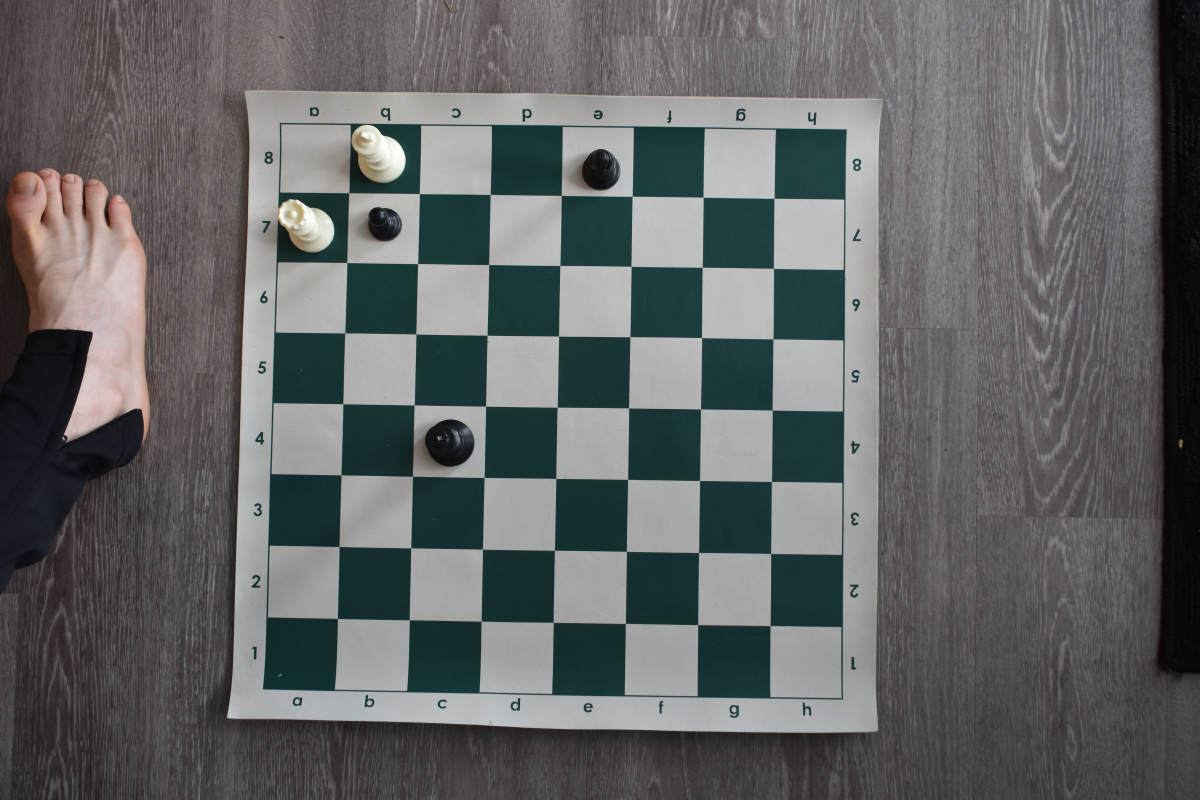
#> input picture Real life data/1K2b3-Qp6-8-8-2k5-8-8-8.JPG, 6000 x 4000 px (shown at 1/5 size)
$ python -i preprocessing_utils.py   (imports and definitions only)   (older library calls are emulated)
#> lines starting #> are read from the running program, lines starting #| are printed output that depends on the picture; after the words box and inside, x2 and y2 are one past the last pixel; in counts of white or black regions, pixels touching at a corner belong together

# This utility file is a modified version of the following code:
# https://github.com/Elucidation/ChessboardDetect/blob/master/FindChessboards.py

#
# Imports
#
import PIL.Image
import cv2
import numpy as np
import matplotlib.pyplot as plt
from matplotlib.pyplot import imshow
# [1 line not run here, left out]
plt.rcParams['image.cmap'] = 'jet'  # Default colormap is jet

#
# Helpers
#


# Saddles


def getSaddle(gray_img):
    # https://en.wikipedia.org/wiki/Sobel_operator
    img = gray_img.astype(np.float64)
    gx = cv2.Sobel(img, cv2.CV_64F, 1, 0)
    gy = cv2.Sobel(img, cv2.CV_64F, 0, 1)
    gxx = cv2.Sobel(gx, cv2.CV_64F, 1, 0)
    gyy = cv2.Sobel(gy, cv2.CV_64F, 0, 1)
    gxy = cv2.Sobel(gx, cv2.CV_64F, 0, 1)

    S = gxx*gyy - gxy**2
    return S


def nonmax_sup(img, win=10):
    w, h = img.shape
#     img = cv2.blur(img, ksize=(5,5))
    img_sup = np.zeros_like(img, dtype=np.float64)
    for i, j in np.argwhere(img):
        # Get neigborhood
        ta = max(0, i-win)
        tb = min(w, i+win+1)
        tc = max(0, j-win)
        td = min(h, j+win+1)
        cell = img[ta:tb, tc:td]
        val = img[i, j]
        if np.sum(cell.max() == cell) > 1:
            print(cell.argmax())
        if cell.max() == val:
            img_sup[i, j] = val
    return img_sup


def pruneSaddle(s):
    thresh = 128
    score = (s > 0).sum()
    while (score > 10000):
        thresh = thresh*2
        s[s < thresh] = 0
        score = (s > 0).sum()


# [10 lines left out: function getMinSaddleDist, not called in this run]


# Contours


def simplifyContours(contours):
    for i in range(len(contours)):
        # Approximate contour and update in place
        # https://en.wikipedia.org/wiki/Ramer%E2%80%93Douglas%E2%80%93Peucker_algorithm
        contours[i] = cv2.approxPolyDP(
            contours[i], 0.04*cv2.arcLength(contours[i], True), True)


def is_square(cnt, eps=3.0, xratio_thresh=0.5):
    # 4x2 array, rows are each point, columns are x and y
    center = cnt.sum(axis=0)/4

    # Side lengths of rectangular contour
    dd0 = np.sqrt(((cnt[0, :] - cnt[1, :])**2).sum())
    dd1 = np.sqrt(((cnt[1, :] - cnt[2, :])**2).sum())
    dd2 = np.sqrt(((cnt[2, :] - cnt[3, :])**2).sum())
    dd3 = np.sqrt(((cnt[3, :] - cnt[0, :])**2).sum())

    # diagonal ratio
    xa = np.sqrt(((cnt[0, :] - cnt[2, :])**2).sum())
    xb = np.sqrt(((cnt[1, :] - cnt[3, :])**2).sum())
    xratio = xa/xb if xa < xb else xb/xa

    # Check whether all points part of convex hull
    # ie. not this http://i.stack.imgur.com/I6yJY.png
    # all corner angles, angles are less than 180 deg, so not necessarily internal angles
    ta = getAngle(dd3, dd0, xb)
    tb = getAngle(dd0, dd1, xa)
    tc = getAngle(dd1, dd2, xb)
    td = getAngle(dd2, dd3, xa)
    angle_sum = np.round(ta+tb+tc+td)

    is_convex = np.abs(angle_sum - 360) < 5

    angles = np.array([ta, tb, tc, td])
    good_angles = np.all((angles > 40) & (angles < 140))

    # side ratios
    dda = dd0 / dd1
    if dda < 1:
        dda = 1. / dda
    ddb = dd1 / dd2
    if ddb < 1:
        ddb = 1. / ddb
    ddc = dd2 / dd3
    if ddc < 1:
        ddc = 1. / ddc
    ddd = dd3 / dd0
    if ddd < 1:
        ddd = 1. / ddd
    side_ratios = np.array([dda, ddb, ddc, ddd])
    good_side_ratios = np.all(side_ratios < eps)

    # Return whether side ratios within certain ratio < epsilon
    return (
        # abs(1.0 - dda) < eps and
        # abs(1.0 - ddb) < eps and
        # xratio > xratio_thresh and
        # good_side_ratios and
        # is_convex and
        good_angles)


def getAngle(a, b, c):
    # Get angle given 3 side lengths, in degrees
    k = (a*a+b*b-c*c) / (2*a*b)
    # Handle floating point errors
    if (k < -1):
        k = -1
    elif k > 1:
        k = 1
    return np.arccos(k) * 180.0 / np.pi


# [4 lines left out: function getContourVals, not called in this run]


def pruneContours(contours, hierarchy, saddle):
    new_contours = []
    new_hierarchies = []
    for i in range(len(contours)):
        cnt = contours[i]
        h = hierarchy[i]

        # Must be child
        if h[2] != -1:
            continue

        # Only rectangular contours allowed
        if len(cnt) != 4:
            continue

        # Only contours that fill an area of at least 8x8 pixels
        if cv2.contourArea(cnt) < 8*8:
            continue

        if not is_square(cnt):
            continue

        # TODO : Remove those where internal luma variance is greater than threshold

        cnt = updateCorners(cnt, saddle)
        # If not all saddle corners
        if len(cnt) != 4:
            continue

        new_contours.append(cnt)
        new_hierarchies.append(h)
    new_contours = np.array(new_contours)
    new_hierarchy = np.array(new_hierarchies)
    if len(new_contours) == 0:
        return new_contours, new_hierarchy

    # Prune contours below median area
    areas = [cv2.contourArea(c) for c in new_contours]
    mask = [areas >= np.median(areas)*0.25] and [areas <= np.median(areas)*2.0]
    new_contours = new_contours[mask]
    new_hierarchy = new_hierarchy[mask]
    return np.array(new_contours), np.array(new_hierarchy)


def getContours(img, edges, iters=10):
    # Morphological Gradient to get internal squares of canny edges.
    kernel = cv2.getStructuringElement(cv2.MORPH_ELLIPSE, (3, 3))

    # https://docs.opencv.org/3.0-beta/doc/py_tutorials/py_imgproc/py_morphological_ops/py_morphological_ops.html
    # MORPH_GRADIENT means The result will look like the outline of the object.
    edges_gradient = cv2.morphologyEx(edges, cv2.MORPH_GRADIENT, kernel)

    # https://docs.opencv.org/3.1.0/d4/d73/tutorial_py_contours_begin.html
    contours, hierarchy = cv2.findContours(
        edges_gradient, cv2.RETR_CCOMP, cv2.CHAIN_APPROX_SIMPLE)

    contours = list(contours)

    simplifyContours(contours)

    return np.array(contours,  dtype=object), hierarchy[0]


# Corners


def updateCorners(contour, saddle):
    ws = 4  # half window size (+1)
    new_contour = contour.copy()
    for i in range(len(contour)):
        cc, rr = contour[i, 0, :]
        rl = max(0, rr-ws)
        cl = max(0, cc-ws)
        window = saddle[rl:min(saddle.shape[0], rr+ws+1),
                        cl:min(saddle.shape[1], cc+ws+1)]
        br, bc = np.unravel_index(window.argmax(), window.shape)
        s_score = window[br, bc]
        br -= min(ws, rl)
        bc -= min(ws, cl)
        if s_score > 0:
            new_contour[i, 0, :] = cc+bc, rr+br
        else:
            return []
    return new_contour


# Grid


# [103 lines left out: functions getIdentityGrid, getChessGrid, findGoodPoints, getInitChessGrid, makeChessGrid, generateNewBestFit and 2 more, not called in this run]


# Image processing


def loadImage(filepath, resolution=1000.0):
    img_orig = PIL.Image.open(filepath)

    img_width, img_height = img_orig.size

    # Resize
    aspect_ratio = min(resolution/img_width, resolution/img_height)
    new_width, new_height = (
        (np.array(img_orig.size) * aspect_ratio)).astype(int)
    img = img_orig.resize((new_width, new_height), resample=PIL.Image.BILINEAR)

    img_grey = img.convert('L')  # grayscale
    img_grey = np.array(img_grey)

    img_color = img.convert('RGB')  # color
    img_color = np.array(img_color)

    return img_grey, img_color


def findChessboard(img, min_pts_needed=15, max_pts_needed=25):
    blur_img = cv2.blur(img, (3, 3))  # Blur the image
    saddle = getSaddle(blur_img)  # Get the saddle points
    saddle = -saddle  # Invert the saddle points
    saddle[saddle < 0] = 0  # Remove negative values
    pruneSaddle(saddle)  # Prune the saddle points
    s2 = nonmax_sup(saddle)  # Non-maximum suppression
    s2[s2 < 100000] = 0  # Remove small values
    spts = np.argwhere(s2)  # Get the saddle points

    edges = cv2.Canny(img, 20, 250)  # Get the edges (Canny edge detection)
    contours_all, hierarchy = getContours(img, edges)  # Get the contours
    contours, hierarchy = pruneContours(
        contours_all, hierarchy, saddle)  # Prune the contours

    curr_num_good = 0  # Current number of good points
    curr_grid_next = None
    curr_grid_good = None
    curr_M = None

    for cnt_i in range(len(contours)):
        cnt = contours[cnt_i].squeeze()
        grid_curr, ideal_grid, M = getInitChessGrid(cnt)

        for grid_i in range(7):
            grid_curr, ideal_grid, _ = makeChessGrid(M, N=(grid_i+1))
            grid_next, grid_good = findGoodPoints(grid_curr, spts)
            num_good = np.sum(grid_good)
            if num_good < 4:
                M = None
                break
            M, _ = generateNewBestFit(ideal_grid, grid_next, grid_good)
            if M is None or np.abs(M[0, 0] / M[1, 1]) > 15 or np.abs(M[1, 1] / M[0, 0]) > 15:
                M = None
                print("Failed to converge on this one")
                break
        if M is None:
            continue
        elif num_good > curr_num_good:
            curr_num_good = num_good
            curr_grid_next = grid_next
            curr_grid_good = grid_good
            curr_M = M

        # If we found something with more than max needed, good enough to stop here
        if num_good > max_pts_needed:
            break

    # If we found something
    if curr_num_good > min_pts_needed:
        final_ideal_grid = getIdentityGrid(2+2*7)-7
        return curr_M, final_ideal_grid, curr_grid_next, curr_grid_good, spts
    else:
        return None, None, None, None, None


# [43 lines left out: functions getUnwarpedPoints, getBoardOutline, warpPoints, not called in this run]

def warp_image(filename, plot=False, result_save_path=None):

    # Load the image and find the chessboard on it
    img, img_orig = loadImage(filename)
#> in loadImage, img_orig is the input picture: PIL image 6000x4000 RGB; mean R, G, B 98.6, 100.1, 101.3
#> in loadImage, `img_grey = img.convert('L')`:
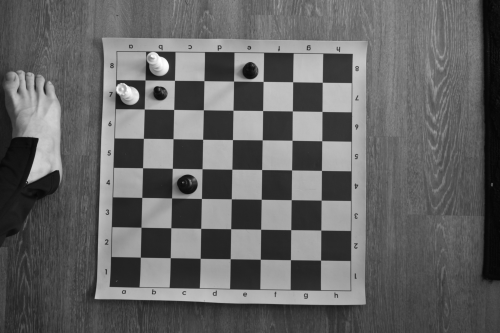
#> img_grey: PIL image 1000x666 L (shown at 1/2 size); min 4, max 255, mean 99.8
    M, ideal_grid, grid_next, grid_good, spts = findChessboard(
        img)  # M is the warp matrix
#> in getSaddle, `gyy = cv2.Sobel(gy, cv2.CV_64F, 0, 1)`:
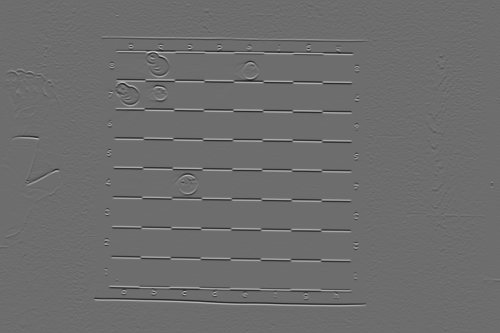
#> gyy: shape (666, 1000) float64 (shown at 1/2 size); min -1802, max 2399, mean 0; drawn with min black and max white
#> in getSaddle, `gxy = cv2.Sobel(gx, cv2.CV_64F, 0, 1)`:
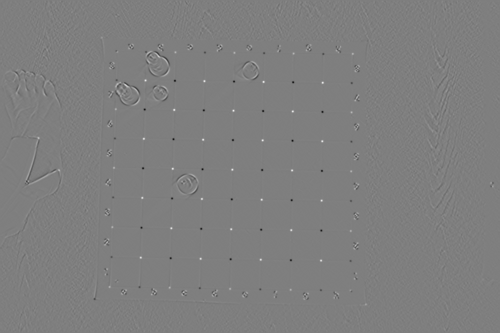
#> gxy: shape (666, 1000) float64 (shown at 1/2 size); min -1480, max 1493, mean 0; drawn with min black and max white
#> in findChessboard, `saddle[saddle < 0] = 0`:
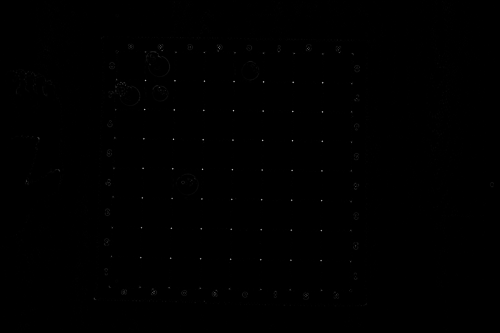
#> saddle: shape (666, 1000) float64 (shown at 1/2 size); min 0, max 2222940, mean 3558.7; drawn with min black and max white
#> in pruneSaddle, `score = (s > 0).sum()`: score = 367995
#> the loop in pruneSaddle, `while (score > 10000):` made 8 passes
#> (thresh, score) on passes 1 to 8: (256, 234788), (512, 205871), (1024, 171185), (2048, 126952), (4096, 80038), (8192, 40937), (16384, 17676), (32768, 8191)
#> after the loop in pruneSaddle, `while (score > 10000):`: thresh = 32768
#> the loop in nonmax_sup, `for i, j in np.argwhere(img):` made 8191 passes
#> (i, j, ta, tb, tc, td, val) on passes 1, 4, 5: (1, 659, 0, 12, 649, 670, 35088), (2, 885, 0, 13, 875, 896, 49740), (3, 89, 0, 14, 79, 100, 36916)
#> after the loop in nonmax_sup, `for i, j in np.argwhere(img):`:
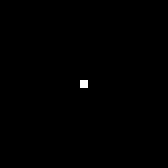
#> cell: shape (21, 21) float64 (shown 8 times larger); values 0 (black) and 39888 (white), 0.23% white in thin lines or dots, all inside (x1, y1, x2, y2) = (10, 10, 11, 11)
#> in findChessboard, `spts = np.argwhere(s2)`: spts = 172 pairs, first value 75 to 611, second value 32 to 984
#> in findChessboard, `edges = cv2.Canny(img, 20, 250)`:
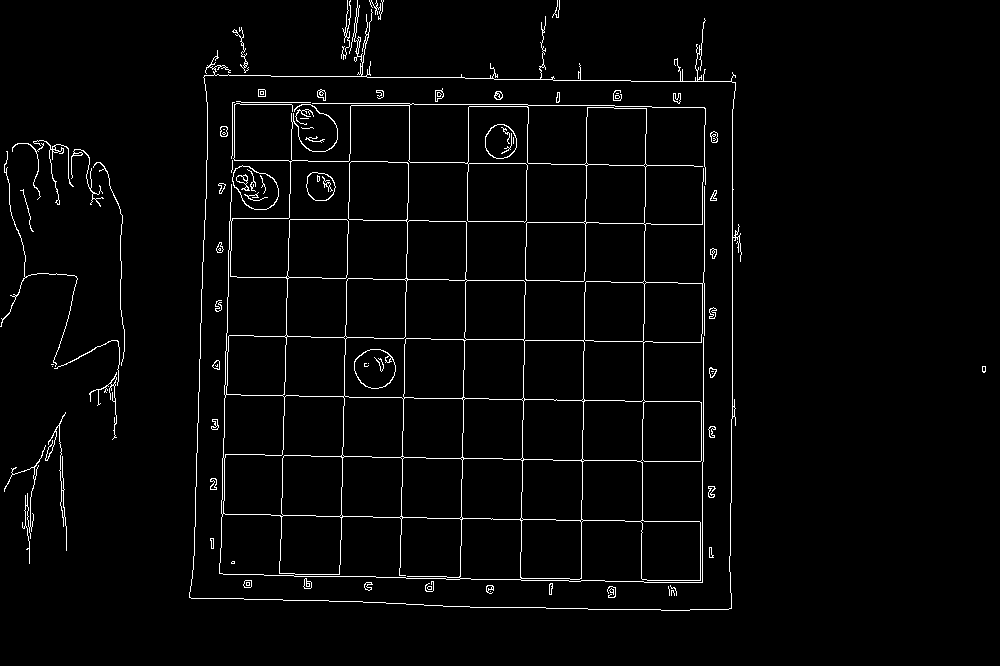
#> edges: shape (666, 1000); 2.6% white in thin lines or dots
#> in getContours, `edges_gradient = cv2.morphologyEx(edges, cv2.MORPH_GRADIENT, kernel)`:
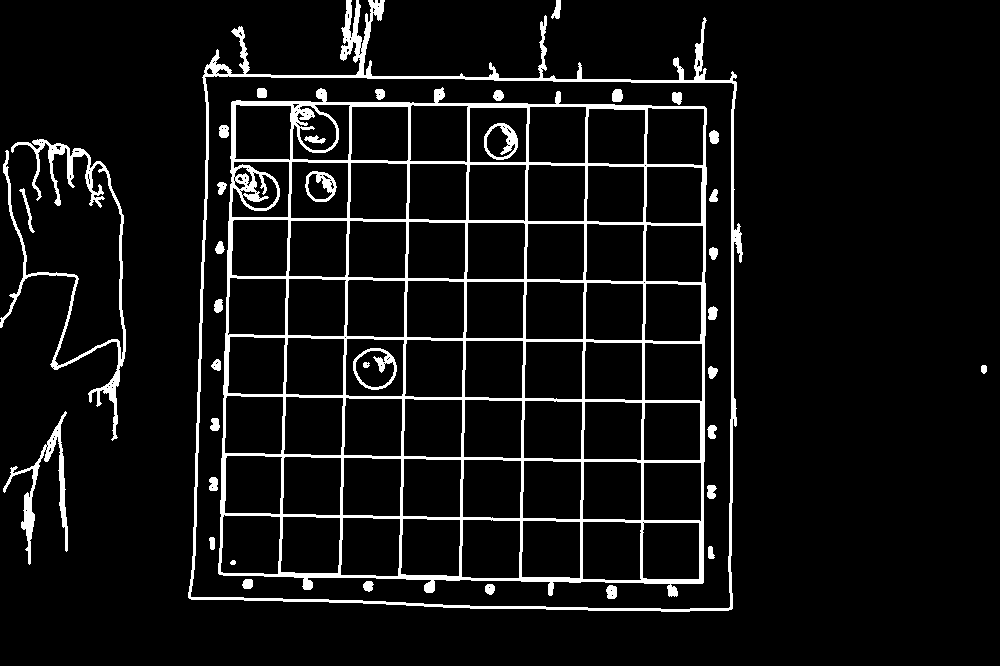
#> edges_gradient: shape (666, 1000); 7.3% white; 38 white regions
#> in getContours, `contours, hierarchy = cv2.findContours( edges_gradient, cv2.RETR_CCOMP..`: contours = 209 contours, 96 with area under 20; largest, box (x1, y1, x2, y2) and area: (188, 0, 743, 612) 284732, (190, 75, 735, 610) 277810, (218, 87, 707, 597) 228752, (582, 461, 642, 521) 3394, (582, 521, 642, 581) 3392
#> after the loop in simplifyContours, `for i in range(len(contours)):`: contours = 209 contours, 96 with area under 20; largest, box (x1, y1, x2, y2) and area: (188, 18, 732, 610) 294070, (190, 76, 735, 609) 278592, (218, 101, 707, 584) 226883, (582, 522, 642, 580) 3306, (643, 462, 702, 521) 3278
#> in findChessboard, `contours_all, hierarchy = getContours(img, edges)`: contours_all has the same summary as contours in simplifyContours
#> the loop in pruneContours, `for i in range(len(contours)):` made 209 passes
#> h on passes 1, 4, 6: [3, -1, 1, -1], [5, 0, 4, -1], [6, 3, -1, -1]
#> after the loop in pruneContours, `for i in range(len(contours)):`: new_contours = 64 contours, 1 with area under 20; largest, box (x1, y1, x2, y2) and area: (188, 76, 736, 608) 281710, (581, 460, 643, 522) 3630, (580, 520, 643, 581) 3629, (642, 460, 702, 524) 3628, (219, 512, 282, 575) 3604; new_hierarchies = 64 items, first 6: [85, 76, -1, -1], [93, -1, -1, 91], [95, 93, -1, 91], [96, 94, -1, 91], [97, 95, -1, 91], [98, 96, -1, 91]
#> in pruneContours, `new_hierarchy = np.array(new_hierarchies)`: new_hierarchy = 64 rows, first 6: [85, 76, -1, -1], [93, -1, -1, 91], [95, 93, -1, 91], [96, 94, -1, 91], [97, 95, -1, 91], [98, 96, -1, 91]
#> in pruneContours, `areas = [cv2.contourArea(c) for c in new_contours]`: areas = 64 values, max 281710.5 at index 63, min 5 at index 0, mean 7790.6
#> in pruneContours, `mask = [areas >= np.median(areas)*0.25] and [areas <= np.median(areas)..`: mask = 1 item

    # Check the call succeeded (Warp matrix is not none)
    if M is not None:

        # Generate a mapping to warp (Crop) the image
        M, _ = generateNewBestFit((ideal_grid+8)*32, grid_next, grid_good)
        img_warp = cv2.warpPerspective(
            img, M, (17*32, 17*32), flags=cv2.WARP_INVERSE_MAP)

        # Find the best lines that cut the board
        best_lines_x, best_lines_y = getBestLines(img_warp)

        # Get the unwarped points
        inner_corners_unwarped = getUnwarpedPoints(best_lines_x, best_lines_y, M)
        board_outline_unwarp = getBoardOutline(best_lines_x, best_lines_y, M)

        side_len = 2048
        pts_dest = np.array(
            [[0, side_len], [side_len, side_len], [side_len, 0], [0, 0]])

        # Calculate homography matrix and use it to warp the image
        h, _ = cv2.findHomography(board_outline_unwarp[0:4], pts_dest)
        im_out = cv2.warpPerspective(
            np.squeeze(img_orig), h, (side_len, side_len))

        # Warp the corners of the board using the homography matrix
        inner_corners_warped = warpPoints(inner_corners_unwarped, h)

        # Plot if required
        if plot:

            # Plot the original image with the detected corners, best lines, and outer contour
            plt.figure(frameon=False, figsize=(20, 20))
            imshow(img_orig, cmap='Greys_r')
            plt.plot(board_outline_unwarp[:, 0], board_outline_unwarp[:, 1], 'ro-', markersize=5, linewidth=5)
            plt.plot(grid_next[grid_good, 0].A, grid_next[grid_good, 1].A, 'gs', markersize=12)
            # [4 lines of commented-out code are left out]
            ax = plt.gca()
            ax.set_axis_off()

            # If the result save path is not none, save the image
            if result_save_path is not None:
                plt.savefig(result_save_path + "-unwarped.png", bbox_inches='tight', pad_inches=0)

            # Plot the final image with the warped corners
            plt.figure(frameon=False, figsize=(30, 30))
            imshow(im_out, cmap='Greys_r', aspect='auto')
            plt.plot(inner_corners_warped[:, 0],
                     inner_corners_warped[:, 1], 'bo', markersize=30)  # Plot the detected corners of the image for display
            ax = plt.gca()
            ax.set_axis_off()

            # If the result save path is not none, save the image
            if result_save_path is not None:
                plt.savefig(result_save_path + "-warped.png", bbox_inches='tight', pad_inches=0)


        return im_out

    # If the call didn't succeed, print an error message
    else:
        print(f'Could not preprocess: {filename}')
        return None

# [109 lines left out: functions crop_individual_squares, fen_to_vector, not called in this run]

#> (the run stopped early here; a loop or call above may not have finished)
